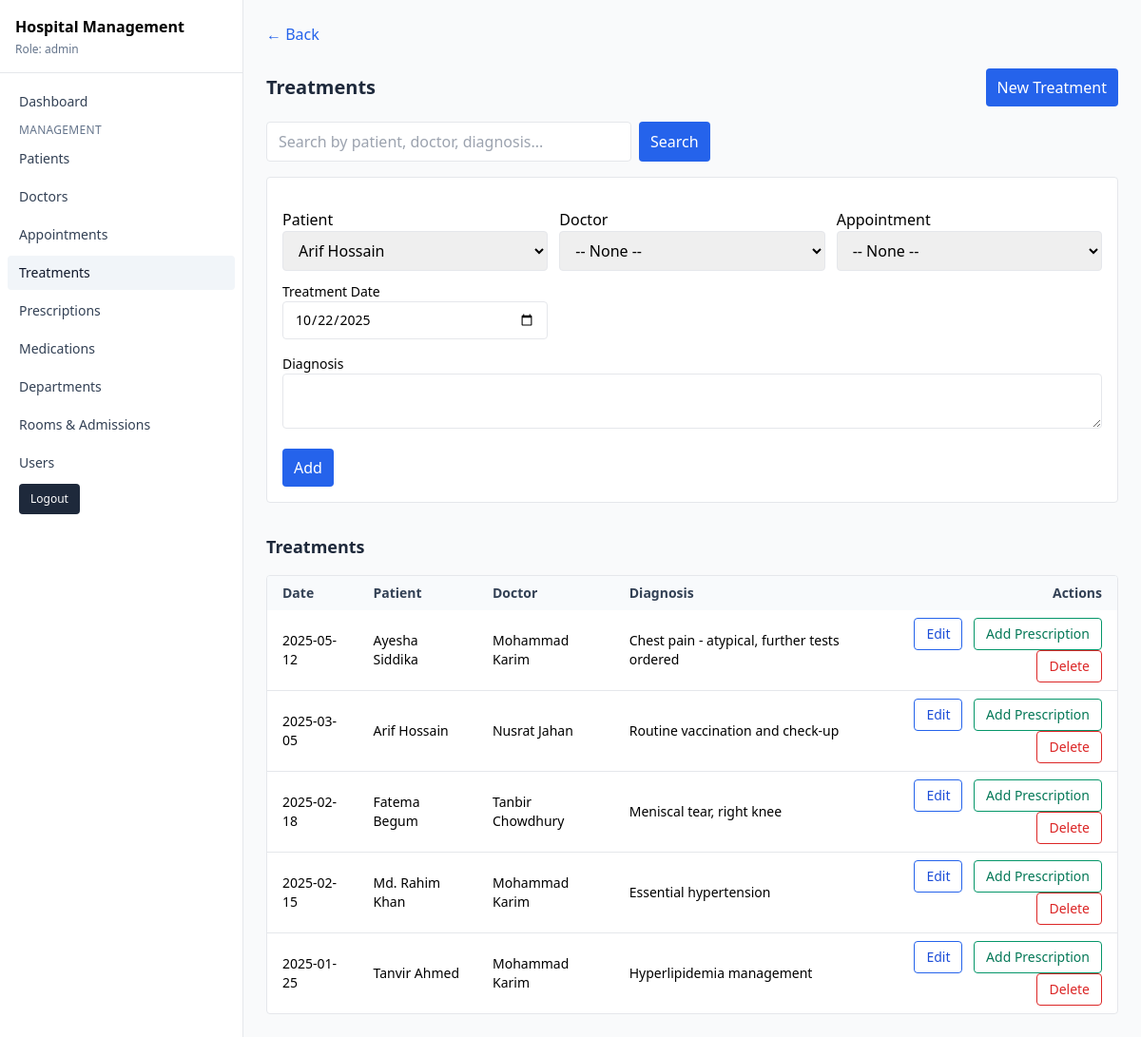
The app's page /dashboard/manage-treatments.php (signed in) with its own data.
### tables this page shows
CREATE TABLE IF NOT EXISTS treatments (
  id INT AUTO_INCREMENT PRIMARY KEY,
  patient_id INT NOT NULL,
  doctor_id INT NULL,
  appointment_id INT NULL,
  diagnosis TEXT NULL,
  treatment_date DATE NOT NULL,
  FOREIGN KEY (patient_id) REFERENCES patients(id) ON DELETE CASCADE,
  FOREIGN KEY (doctor_id) REFERENCES doctors(id) ON DELETE SET NULL,
  FOREIGN KEY (appointment_id) REFERENCES appointments(id) ON DELETE SET NULL
);

CREATE TABLE IF NOT EXISTS patients (
  id INT AUTO_INCREMENT PRIMARY KEY,
  first_name VARCHAR(100) NOT NULL,
  last_name VARCHAR(100) NOT NULL,
  gender ENUM('male','female','other') NULL,
  birthdate DATE NULL,
  phone VARCHAR(30) NULL,
  email VARCHAR(190) NULL,
  address VARCHAR(255) NULL
);

CREATE TABLE IF NOT EXISTS doctors (
  id INT AUTO_INCREMENT PRIMARY KEY,
  first_name VARCHAR(100) NOT NULL,
  last_name VARCHAR(100) NOT NULL,
  email VARCHAR(190) NOT NULL UNIQUE,
  phone VARCHAR(30) NULL,
  specialization VARCHAR(150) NULL,
  department_id INT NULL,
  FOREIGN KEY (department_id) REFERENCES departments(id) ON DELETE SET NULL
);

### config.php (called while the page is built, shortened)
<?php
function current_user()
{
	return $_SESSION['user'] ?? null;
}
function has_role(string $role): bool
{
	$user = current_user();
	return $user && (($user['role'] ?? null) === $role);
}
function get_pagination_params(int $defaultPerPage = 10): array
{
	$page = max(1, (int)($_GET['page'] ?? 1));
	$per = (int)($_GET['per'] ?? $defaultPerPage);
	$offset = ($page - 1) * $per;
	$q = trim((string)($_GET['q'] ?? ''));
	return ['page' => $page, 'per' => $per, 'offset' => $offset, 'limit' => $per, 'q' => $q];
}

### database.php (called while the page is built, shortened)
<?php
require_once __DIR__ . '/config.php';
function db(): PDO
{
	static $pdo = null;
	if ($pdo instanceof PDO) {
		return $pdo;
	}
	$dsn = 'mysql:host=' . DB_HOST . ';dbname=' . DB_NAME . ';charset=utf8mb4';
	$options = [
		PDO::ATTR_ERRMODE => PDO::ERRMODE_EXCEPTION,
		PDO::ATTR_DEFAULT_FETCH_MODE => PDO::FETCH_ASSOC,
		PDO::ATTR_EMULATE_PREPARES => false,
	];
	$pdo = new PDO($dsn, DB_USER, DB_PASS, $options);
	return $pdo;
}
function patients_options(): array
{
	return db()->query('SELECT id, first_name, last_name FROM patients ORDER BY first_name, last_name')->fetchAll();
}
function treatments_list(string $q, int $limit, int $offset): array
{
	$pdo = db();
	$where = 'WHERE 1=1';
	$params = [];
	$limit = (int)$limit;
	$offset = (int)$offset;
	$list = $pdo->prepare('SELECT t.*, p.first_name AS pf, p.last_name AS pl, d.first_name AS df, d.last_name AS dl FROM treatments t JOIN patients p ON p.id=t.patient_id LEFT JOIN doctors d ON d.id=t.doctor_id ' . $where . ' ORDER BY t.treatment_date DESC, t.id DESC LIMIT ' . $limit . ' OFFSET ' . $offset);
	$list->execute($params);
	$rows = $list->fetchAll();
	$cnt = $pdo->prepare('SELECT COUNT(*) FROM treatments t JOIN patients p ON p.id=t.patient_id LEFT JOIN doctors d ON d.id=t.doctor_id ' . ($q !== '' ? ' WHERE (p.first_name LIKE ? OR p.last_name LIKE ? OR d.first_name LIKE ? OR d.last_name LIKE ? OR t.diagnosis LIKE ?)' : ''));
	if ($q !== '') {
		$cnt->execute([$like, $like, $like, $like, $like]);
	} else {
		$cnt->execute();
	}
	$total = (int)$cnt->fetchColumn();
	return ['rows' => $rows, 'total' => $total];
}

### dashboard/manage-treatments.php (the view, shortened to what this page needs)
<?php
require_once __DIR__ . '/../database.php';
$isDoctor = has_role(ROLE_DOCTOR);
$user = current_user();
$doctorId = $isDoctor ? (int)($user['linked_doctor_id'] ?? 0) : null;
$doctorUnlinked = $isDoctor && !$doctorId;
$patients = patients_options();
$editId = isset($_GET['edit']) ? (int)$_GET['edit'] : 0;
$editRow = $editId ? treatments_get($editId) : null;
$p = get_pagination_params(10);
if ($doctorUnlinked) {
  flash_add('error', 'Your account is not linked to a doctor profile. Please contact an administrator.');
  $rows = [];
  $pages = 1;
} else if ($isDoctor && $doctorId) {
  $data = treatments_list_for_doctor($doctorId, $p['q'], $p['limit'], $p['offset']);
  $rows = $data['rows'];
  $pages = (int) ceil(max(1, (int)$data['total']) / $p['per']);
} else {
  $data = treatments_list($p['q'], $p['limit'], $p['offset']);
  $rows = $data['rows'];
}
?>
<!doctype html>
<html>
<head>
  <script src="https://cdn.tailwindcss.com"></script>
</head>
<body class="bg-gray-50">
  <?php include __DIR__ . '/sidebar.php'; ?>
  <main class="md:ml-64 max-w-6xl mx-auto p-6">
    <div class="mb-6"><a class="text-blue-600 hover:underline" href="index.php">← Back</a></div>
    <div class="flex items-center justify-between mb-4">
      <h2 class="text-xl font-semibold text-slate-800"><?= $editRow ? 'Edit Treatment' : 'Treatments' ?></h2>
      <?php if (!$doctorUnlinked && !$editRow): ?>
        <a href="#treatment-form" class="inline-flex items-center rounded bg-blue-600 px-3 py-2 text-white hover:bg-blue-700">New Treatment</a>
      <?php endif; ?>
    </div>
    <form method="get" class="mb-4 flex gap-2">
      <input class="border rounded px-3 py-2 w-full max-w-sm" name="q" placeholder="Search by patient, doctor, diagnosis..." value="<?= htmlspecialchars($p['q']) ?>" />
      <button type="submit" class="inline-flex items-center rounded bg-blue-600 text-white px-3 py-2 hover:bg-blue-700">Search</button>
    </form>
    <form id="treatment-form" method="post" class="bg-white border rounded p-4 space-y-4">
      <div class="grid sm:grid-cols-2 lg:grid-cols-3 gap-3">
        <?php
        $lockedAppointmentId = 0;
        $defaultPatientId = 0;
        ?>
        <label>Patient
          <select name="patient_id" id="patient_id" required class="border rounded px-3 py-2 w-full">
            <?php foreach ($patients as $p): $sel = ($editRow ? (int)$editRow['patient_id'] === (int)$p['id'] : ($defaultPatientId && (int)$p['id'] === $defaultPatientId)); ?>
              <option value="<?= (int)$p['id'] ?>" <?= $sel ? 'selected' : '' ?>><?= htmlspecialchars($p['first_name'] . ' ' . $p['last_name']) ?></option>
            <?php endforeach; ?>
          </select>
        </label>
        <label>Doctor
          <select name="doctor_id" class="border rounded px-3 py-2 w-full" <?= $isDoctor ? 'disabled' : '' ?>>
            <option value="">-- None --</option>
          </select>
        </label>
        <label>Appointment
          <select name="appointment_id" id="appointment_id" class="border rounded px-3 py-2 w-full" <?= $lockedAppointmentId ? 'disabled' : '' ?>>
            <option value="">-- None --</option>
          </select>
        </label>
        <label class="block text-sm">Treatment Date<input class="w-full border rounded px-3 py-2" type="date" name="treatment_date" value="<?= htmlspecialchars($editRow['treatment_date'] ?? date('Y-m-d')) ?>" required /></label>
      </div>
      <label class="block text-sm">Diagnosis<textarea class="w-full border rounded px-3 py-2" name="diagnosis"><?= htmlspecialchars($editRow['diagnosis'] ?? '') ?></textarea></label>
      <div class="flex items-center gap-2">
        <button class="rounded bg-blue-600 text-white px-3 py-2"><?= $editRow ? 'Update' : 'Add' ?></button>
      </div>
    </form>
    <h2 class="text-lg font-semibold text-slate-800 mt-8">Treatments</h2>
    <div class="overflow-x-auto rounded border bg-white mt-4">
      <table class="min-w-full text-sm">
        <thead class="bg-slate-50 text-slate-700">
          <tr>
            <th class="text-left px-4 py-2">Date</th>
            <th class="text-left px-4 py-2">Patient</th>
            <?php if (!$isDoctor): ?><th class="text-left px-4 py-2">Doctor</th><?php endif; ?>
            <th class="text-left px-4 py-2">Diagnosis</th>
            <th class="text-right px-4 py-2">Actions</th>
          </tr>
        </thead>
        <tbody class="divide-y">
          <?php foreach ($rows as $r): ?>
            <tr>
              <td class="px-4 py-2"><?= htmlspecialchars($r['treatment_date']) ?></td>
              <td class="px-4 py-2"><?= htmlspecialchars($r['pf'] . ' ' . $r['pl']) ?></td>
              <?php if (!$isDoctor): ?>
                <td class="px-4 py-2"><?= htmlspecialchars(($r['df'] ?? '') . ' ' . ($r['dl'] ?? '')) ?></td>
              <?php endif; ?>
              <td class="px-4 py-2"><?= htmlspecialchars($r['diagnosis'] ?? '') ?></td>
              <td class="px-4 py-2 text-right space-x-2">
                <?php $own = $isDoctor && $doctorId && (int)($r['doctor_id'] ?? 0) === (int)$doctorId; ?>
                <a class="inline-flex items-center px-3 py-1.5 rounded border border-blue-600 text-blue-700 hover:bg-blue-50" href="?edit=<?= (int)$r['id'] ?>">Edit</a>
                <?php if (!$isDoctor || $own): ?>
                  <a class="inline-flex items-center px-3 py-1.5 rounded border border-emerald-600 text-emerald-700 hover:bg-emerald-50" href="manage-prescriptions.php?treatment_id=<?= (int)$r['id'] ?>">Add Prescription</a>
                <?php endif; ?>
                <?php if (!$isDoctor): ?>
                  <a class="inline-flex items-center px-3 py-1.5 rounded border border-red-600 text-red-600 hover:bg-red-50" href="?delete=<?= (int)$r['id'] ?>" onclick="return confirm('Delete this treatment?')">Delete</a>
                <?php endif; ?>
              </td>
            </tr>
          <?php endforeach; ?>
        </tbody>
      </table>
    </div>
  </main>
</body>
</html>

### records on screen
treatments: treatment_date "2025-05-12", patient.last_name "Ayesha Siddika", doctor.last_name "Mohammad Karim", diagnosis "Chest pain - atypical, further tests ordered"
treatments: treatment_date "2025-03-05", patient.last_name "Arif Hossain", doctor.last_name "Nusrat Jahan", diagnosis "Routine vaccination and check-up"
treatments: treatment_date "2025-02-18", patient.last_name "Fatema Begum", doctor.last_name "Tanbir Chowdhury", diagnosis "Meniscal tear, right knee"
treatments: treatment_date "2025-02-15", patient.last_name "Md. Rahim Khan", doctor.last_name "Mohammad Karim", diagnosis "Essential hypertension"
treatments: treatment_date "2025-01-25", patient.last_name "Tanvir Ahmed", doctor.last_name "Mohammad Karim", diagnosis "Hyperlipidemia management"

### other values on screen
$role "admin"
form field patient_id "Arif Hossain"
